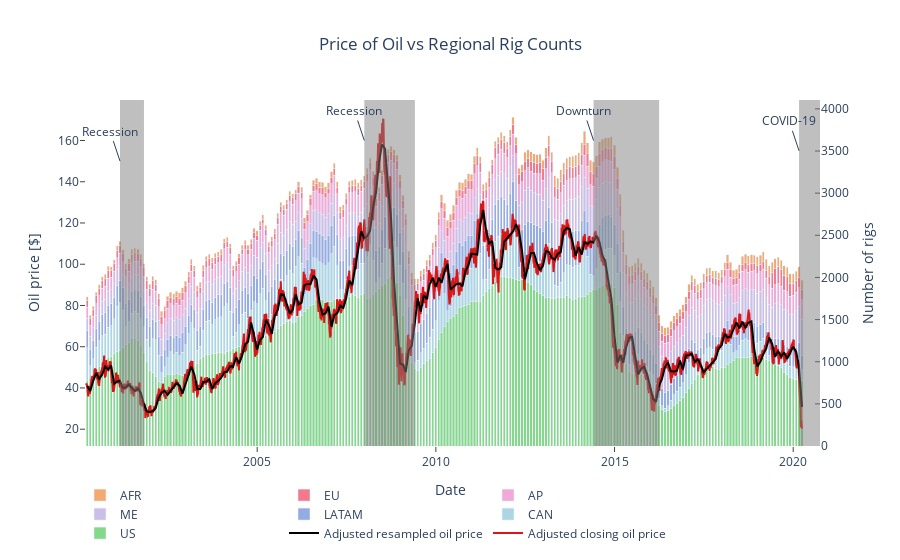

Notebook code cell kept with this figure:
### Markdown cell above
### Information Loss

With the same data dimension (241), it would be interesting to see the difference between daily-price and monthly-average price. How much data information was kept and lost?

### Code cell
# plotting price of oil 
trace1 = add_scatter(df_oil['Date'], df_oil['adjusted'],\
           '#db1616', 'Adjusted closing oil price')


# plotting the monthly resampled oil price
trace2 = add_scatter(oil_monthly['Date'], oil_monthly['adjusted'],\
           '#000000', 'Adjusted resampled oil price')

# plotting rig count for every region
trace3 = add_bar(df_rig20['Date'], df_rig20['US'], '#41c44d') 
trace4 = add_bar(df_rig20['Date'], df_rig20['CAN'], '#81c1d6') 
trace5 = add_bar(df_rig20['Date'], df_rig20['LATAM'], '#5c81d1')
trace6 = add_bar(df_rig20['Date'], df_rig20['ME'], '#b19edb')
trace7 = add_bar(df_rig20['Date'], df_rig20['AP'], '#e87dc6')
trace8 = add_bar(df_rig20['Date'], df_rig20['EU'], '#ed3453')
trace9 = add_bar(df_rig20['Date'], df_rig20['AFR'], '#ed7e28')

# plotting all traces
fig = go.Figure(data=[trace1, trace2, trace3, trace4, trace5, 
                      trace6, trace7, trace8, trace9])

# formatting the plot
fig.update_layout(
    title = {'text': 'Price of Oil vs Regional Rig Counts',
             'x': 0.5,
             'xanchor': 'center'},
    xaxis_title = 'Date',
    yaxis_title = 'Oil price [$]',
    showlegend = True,
    legend_orientation='h',
    xaxis_tickformatstops = [
            dict(dtickrange=[86400000, 'M1'], value='%Y-%m-%d'),
            dict(dtickrange=['M1', 'M12'], value='%Y-%m'),
            dict(dtickrange=['M12', None], value='%Y')],
    yaxis1=dict(
            overlaying='y2'), 
    yaxis2=dict(
            title='Number of rigs',
            side='right'),
    barmode='stack',
    plot_bgcolor='white'
)

# add tickmarks
fig.update_xaxes(ticks='outside')
fig.update_yaxes(ticks='inside')


# add in recession areas
recession(fig)


fig.show()

### Figure 1 — Plotly figure (JSON) as saved in the notebook; plotly's stock layout.template omitted (floating-point values rounded to 4 significant figures; data arrays with more than 128 entries replaced by an {"elided": "..."} marker saying what was removed)
{"data": [{"line": {"color": "#db1616"}, "name": "Adjusted closing oil price", "type": "scatter", "x": {"elided": "5001 str values"}, "y": {"elided": "5001 float values"}}, {"line": {"color": "#000000"}, "name": "Adjusted resampled oil price", "type": "scatter", "x": {"elided": "241 str values"}, "y": {"elided": "241 float values"}}, {"marker": {"color": "#41c44d"}, "name": "US", "opacity": 0.65, "type": "bar", "x": {"elided": "241 str values"}, "y": {"elided": "241 int values"}, "yaxis": "y2"}, {"marker": {"color": "#81c1d6"}, "name": "CAN", "opacity": 0.65, "type": "bar", "x": {"elided": "241 str values"}, "y": {"elided": "241 int values"}, "yaxis": "y2"}, {"marker": {"color": "#5c81d1"}, "name": "LATAM", "opacity": 0.65, "type": "bar", "x": {"elided": "241 str values"}, "y": {"elided": "241 int values"}, "yaxis": "y2"}, {"marker": {"color": "#b19edb"}, "name": "ME", "opacity": 0.65, "type": "bar", "x": {"elided": "241 str values"}, "y": {"elided": "241 int values"}, "yaxis": "y2"}, {"marker": {"color": "#e87dc6"}, "name": "AP", "opacity": 0.65, "type": "bar", "x": {"elided": "241 str values"}, "y": {"elided": "241 int values"}, "yaxis": "y2"}, {"marker": {"color": "#ed3453"}, "name": "EU", "opacity": 0.65, "type": "bar", "x": {"elided": "241 str values"}, "y": {"elided": "241 int values"}, "yaxis": "y2"}, {"marker": {"color": "#ed7e28"}, "name": "AFR", "opacity": 0.65, "type": "bar", "x": {"elided": "241 str values"}, "y": {"elided": "241 int values"}, "yaxis": "y2"}], "layout": {"annotations": [{"text": "Recession", "x": "2001-03", "y": 150}, {"text": "Recession", "x": "2008-01", "y": 160}, {"text": "Downturn", "x": "2014-06", "y": 160}, {"text": "COVID-19", "x": "2020-03", "y": 155}], "barmode": "stack", "legend": {"orientation": "h"}, "plot_bgcolor": "white", "shapes": [{"fillcolor": "gray", "layer": "above", "line": {"width": 0}, "opacity": 0.5, "type": "rect", "x0": "2001-03-01", "x1": "2001-11-01", "xref": "x", "y0": 0, "y1": 1, "yref": "paper"}, {"fillcolor": "gray", "layer": "above", "line": {"width": 0}, "opacity": 0.5, "type": "rect", "x0": "2008-01", "x1": "2009-06", "xref": "x", "y0": 0, "y1": 1, "yref": "paper"}, {"fillcolor": "gray", "layer": "above", "line": {"width": 0}, "opacity": 0.5, "type": "rect", "x0": "2014-06", "x1": "2016-04", "xref": "x", "y0": 0, "y1": 1, "yref": "paper"}, {"fillcolor": "gray", "layer": "above", "line": {"width": 0}, "opacity": 0.5, "type": "rect", "x0": "2020-03", "x1": "2020-10", "xref": "x", "y0": 0, "y1": 1, "yref": "paper"}], "showlegend": true, "title": {"text": "Price of Oil vs Regional Rig Counts", "x": 0.5, "xanchor": "center"}, "xaxis": {"tickformatstops": [{"dtickrange": [86400000, "M1"], "value": "%Y-%m-%d"}, {"dtickrange": ["M1", "M12"], "value": "%Y-%m"}, {"dtickrange": ["M12", null], "value": "%Y"}], "ticks": "outside", "title": {"text": "Date"}}, "yaxis": {"overlaying": "y2", "ticks": "inside", "title": {"text": "Oil price [$]"}}, "yaxis2": {"side": "right", "ticks": "inside", "title": {"text": "Number of rigs"}}}}
